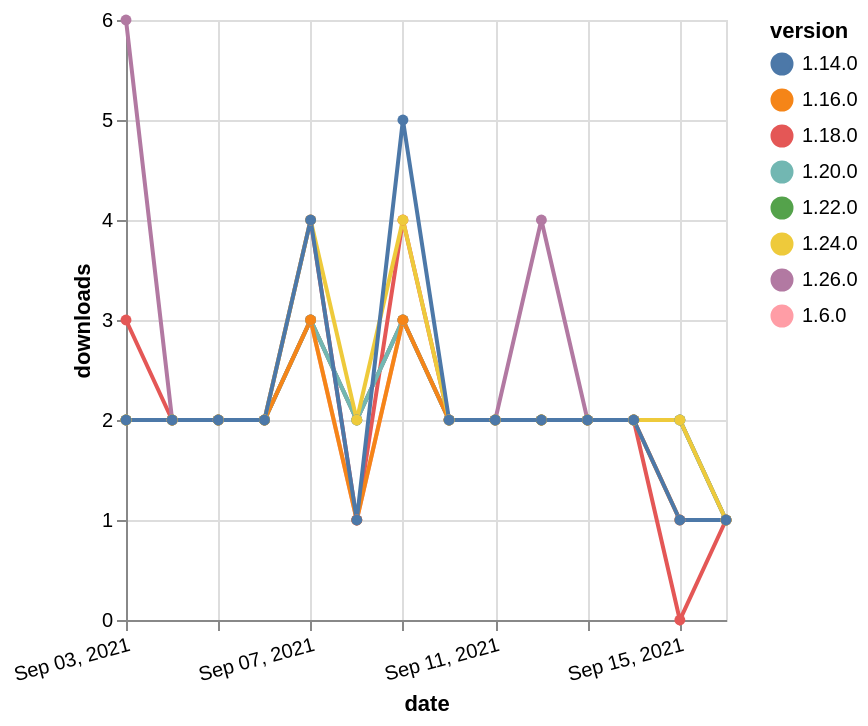

Here is the Vega-Lite specification saved for this chart:
### Vega-Lite specification from a JSON file in a GitHub repository (floating-point values rounded to 4 significant figures)
{"$schema": "https://vega.github.io/schema/vega-lite/v5.json", "description": "A simple bar chart with embedded data.", "data": {"values": [{"date": "2021-09-03", "total": 2328, "delta": 2, "version": "1.6.0"}, {"date": "2021-09-04", "total": 2330, "delta": 2, "version": "1.6.0"}, {"date": "2021-09-05", "total": 2332, "delta": 2, "version": "1.6.0"}, {"date": "2021-09-06", "total": 2334, "delta": 2, "version": "1.6.0"}, {"date": "2021-09-07", "total": 2337, "delta": 3, "version": "1.6.0"}, {"date": "2021-09-08", "total": 2338, "delta": 1, "version": "1.6.0"}, {"date": "2021-09-09", "total": 2341, "delta": 3, "version": "1.6.0"}, {"date": "2021-09-10", "total": 2343, "delta": 2, "version": "1.6.0"}, {"date": "2021-09-11", "total": 2345, "delta": 2, "version": "1.6.0"}, {"date": "2021-09-12", "total": 2347, "delta": 2, "version": "1.6.0"}, {"date": "2021-09-13", "total": 2349, "delta": 2, "version": "1.6.0"}, {"date": "2021-09-14", "total": 2351, "delta": 2, "version": "1.6.0"}, {"date": "2021-09-15", "total": 2352, "delta": 1, "version": "1.6.0"}, {"date": "2021-09-16", "total": 2353, "delta": 1, "version": "1.6.0"}, {"date": "2021-09-03", "total": 2009, "delta": 3, "version": "1.18.0"}, {"date": "2021-09-04", "total": 2011, "delta": 2, "version": "1.18.0"}, {"date": "2021-09-05", "total": 2013, "delta": 2, "version": "1.18.0"}, {"date": "2021-09-06", "total": 2015, "delta": 2, "version": "1.18.0"}, {"date": "2021-09-07", "total": 2019, "delta": 4, "version": "1.18.0"}, {"date": "2021-09-08", "total": 2020, "delta": 1, "version": "1.18.0"}, {"date": "2021-09-09", "total": 2024, "delta": 4, "version": "1.18.0"}, {"date": "2021-09-10", "total": 2026, "delta": 2, "version": "1.18.0"}, {"date": "2021-09-11", "total": 2028, "delta": 2, "version": "1.18.0"}, {"date": "2021-09-12", "total": 2030, "delta": 2, "version": "1.18.0"}, {"date": "2021-09-13", "total": 2032, "delta": 2, "version": "1.18.0"}, {"date": "2021-09-14", "total": 2034, "delta": 2, "version": "1.18.0"}, {"date": "2021-09-15", "total": 2034, "delta": 0, "version": "1.18.0"}, {"date": "2021-09-16", "total": 2035, "delta": 1, "version": "1.18.0"}, {"date": "2021-09-03", "total": 1029, "delta": 2, "version": "1.22.0"}, {"date": "2021-09-04", "total": 1031, "delta": 2, "version": "1.22.0"}, {"date": "2021-09-05", "total": 1033, "delta": 2, "version": "1.22.0"}, {"date": "2021-09-06", "total": 1035, "delta": 2, "version": "1.22.0"}, {"date": "2021-09-07", "total": 1038, "delta": 3, "version": "1.22.0"}, {"date": "2021-09-08", "total": 1040, "delta": 2, "version": "1.22.0"}, {"date": "2021-09-09", "total": 1043, "delta": 3, "version": "1.22.0"}, {"date": "2021-09-10", "total": 1045, "delta": 2, "version": "1.22.0"}, {"date": "2021-09-11", "total": 1047, "delta": 2, "version": "1.22.0"}, {"date": "2021-09-12", "total": 1049, "delta": 2, "version": "1.22.0"}, {"date": "2021-09-13", "total": 1051, "delta": 2, "version": "1.22.0"}, {"date": "2021-09-14", "total": 1053, "delta": 2, "version": "1.22.0"}, {"date": "2021-09-15", "total": 1055, "delta": 2, "version": "1.22.0"}, {"date": "2021-09-16", "total": 1056, "delta": 1, "version": "1.22.0"}, {"date": "2021-09-03", "total": 245, "delta": 6, "version": "1.26.0"}, {"date": "2021-09-04", "total": 247, "delta": 2, "version": "1.26.0"}, {"date": "2021-09-05", "total": 249, "delta": 2, "version": "1.26.0"}, {"date": "2021-09-06", "total": 251, "delta": 2, "version": "1.26.0"}, {"date": "2021-09-07", "total": 254, "delta": 3, "version": "1.26.0"}, {"date": "2021-09-08", "total": 256, "delta": 2, "version": "1.26.0"}, {"date": "2021-09-09", "total": 259, "delta": 3, "version": "1.26.0"}, {"date": "2021-09-10", "total": 261, "delta": 2, "version": "1.26.0"}, {"date": "2021-09-11", "total": 263, "delta": 2, "version": "1.26.0"}, {"date": "2021-09-12", "total": 267, "delta": 4, "version": "1.26.0"}, {"date": "2021-09-13", "total": 269, "delta": 2, "version": "1.26.0"}, {"date": "2021-09-14", "total": 271, "delta": 2, "version": "1.26.0"}, {"date": "2021-09-15", "total": 273, "delta": 2, "version": "1.26.0"}, {"date": "2021-09-16", "total": 274, "delta": 1, "version": "1.26.0"}, {"date": "2021-09-03", "total": 1493, "delta": 2, "version": "1.20.0"}, {"date": "2021-09-04", "total": 1495, "delta": 2, "version": "1.20.0"}, {"date": "2021-09-05", "total": 1497, "delta": 2, "version": "1.20.0"}, {"date": "2021-09-06", "total": 1499, "delta": 2, "version": "1.20.0"}, {"date": "2021-09-07", "total": 1502, "delta": 3, "version": "1.20.0"}, {"date": "2021-09-08", "total": 1504, "delta": 2, "version": "1.20.0"}, {"date": "2021-09-09", "total": 1507, "delta": 3, "version": "1.20.0"}, {"date": "2021-09-10", "total": 1509, "delta": 2, "version": "1.20.0"}, {"date": "2021-09-11", "total": 1511, "delta": 2, "version": "1.20.0"}, {"date": "2021-09-12", "total": 1513, "delta": 2, "version": "1.20.0"}, {"date": "2021-09-13", "total": 1515, "delta": 2, "version": "1.20.0"}, {"date": "2021-09-14", "total": 1517, "delta": 2, "version": "1.20.0"}, {"date": "2021-09-15", "total": 1519, "delta": 2, "version": "1.20.0"}, {"date": "2021-09-16", "total": 1520, "delta": 1, "version": "1.20.0"}, {"date": "2021-09-03", "total": 2102, "delta": 2, "version": "1.16.0"}, {"date": "2021-09-04", "total": 2104, "delta": 2, "version": "1.16.0"}, {"date": "2021-09-05", "total": 2106, "delta": 2, "version": "1.16.0"}, {"date": "2021-09-06", "total": 2108, "delta": 2, "version": "1.16.0"}, {"date": "2021-09-07", "total": 2111, "delta": 3, "version": "1.16.0"}, {"date": "2021-09-08", "total": 2112, "delta": 1, "version": "1.16.0"}, {"date": "2021-09-09", "total": 2115, "delta": 3, "version": "1.16.0"}, {"date": "2021-09-10", "total": 2117, "delta": 2, "version": "1.16.0"}, {"date": "2021-09-11", "total": 2119, "delta": 2, "version": "1.16.0"}, {"date": "2021-09-12", "total": 2121, "delta": 2, "version": "1.16.0"}, {"date": "2021-09-13", "total": 2123, "delta": 2, "version": "1.16.0"}, {"date": "2021-09-14", "total": 2125, "delta": 2, "version": "1.16.0"}, {"date": "2021-09-15", "total": 2126, "delta": 1, "version": "1.16.0"}, {"date": "2021-09-16", "total": 2127, "delta": 1, "version": "1.16.0"}, {"date": "2021-09-03", "total": 738, "delta": 2, "version": "1.24.0"}, {"date": "2021-09-04", "total": 740, "delta": 2, "version": "1.24.0"}, {"date": "2021-09-05", "total": 742, "delta": 2, "version": "1.24.0"}, {"date": "2021-09-06", "total": 744, "delta": 2, "version": "1.24.0"}, {"date": "2021-09-07", "total": 748, "delta": 4, "version": "1.24.0"}, {"date": "2021-09-08", "total": 750, "delta": 2, "version": "1.24.0"}, {"date": "2021-09-09", "total": 754, "delta": 4, "version": "1.24.0"}, {"date": "2021-09-10", "total": 756, "delta": 2, "version": "1.24.0"}, {"date": "2021-09-11", "total": 758, "delta": 2, "version": "1.24.0"}, {"date": "2021-09-12", "total": 760, "delta": 2, "version": "1.24.0"}, {"date": "2021-09-13", "total": 762, "delta": 2, "version": "1.24.0"}, {"date": "2021-09-14", "total": 764, "delta": 2, "version": "1.24.0"}, {"date": "2021-09-15", "total": 766, "delta": 2, "version": "1.24.0"}, {"date": "2021-09-16", "total": 767, "delta": 1, "version": "1.24.0"}, {"date": "2021-09-03", "total": 2509, "delta": 2, "version": "1.14.0"}, {"date": "2021-09-04", "total": 2511, "delta": 2, "version": "1.14.0"}, {"date": "2021-09-05", "total": 2513, "delta": 2, "version": "1.14.0"}, {"date": "2021-09-06", "total": 2515, "delta": 2, "version": "1.14.0"}, {"date": "2021-09-07", "total": 2519, "delta": 4, "version": "1.14.0"}, {"date": "2021-09-08", "total": 2520, "delta": 1, "version": "1.14.0"}, {"date": "2021-09-09", "total": 2525, "delta": 5, "version": "1.14.0"}, {"date": "2021-09-10", "total": 2527, "delta": 2, "version": "1.14.0"}, {"date": "2021-09-11", "total": 2529, "delta": 2, "version": "1.14.0"}, {"date": "2021-09-12", "total": 2531, "delta": 2, "version": "1.14.0"}, {"date": "2021-09-13", "total": 2533, "delta": 2, "version": "1.14.0"}, {"date": "2021-09-14", "total": 2535, "delta": 2, "version": "1.14.0"}, {"date": "2021-09-15", "total": 2536, "delta": 1, "version": "1.14.0"}, {"date": "2021-09-16", "total": 2537, "delta": 1, "version": "1.14.0"}]}, "width": "container", "mark": {"type": "line", "point": {"filled": true}}, "encoding": {"x": {"field": "date", "type": "temporal", "timeUnit": "yearmonthdate", "title": "date", "axis": {"labelAngle": -15}}, "y": {"field": "delta", "type": "quantitative", "title": "downloads"}, "color": {"field": "version", "type": "nominal"}, "tooltip": {"field": "delta"}}}
